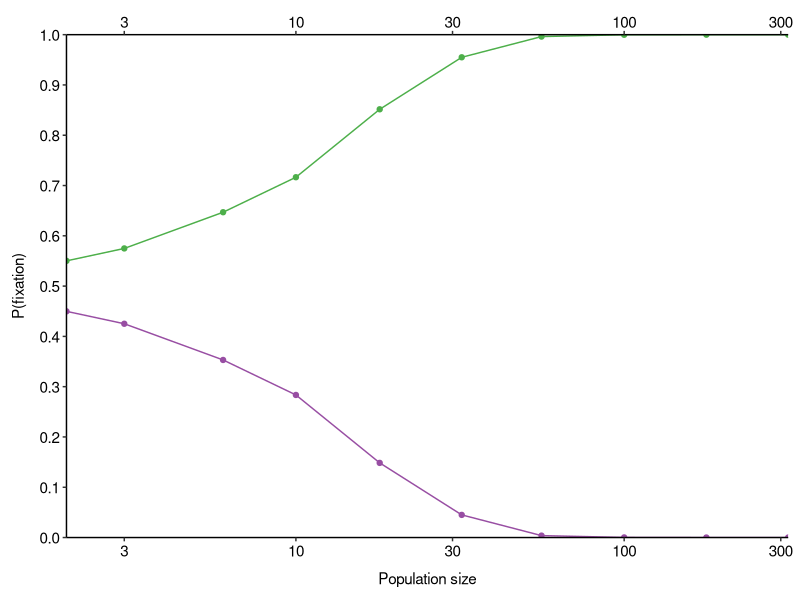

Here is the R script that generated this plot: (Note: this script raises an error after producing the figure.)
library(tidyverse)
library(cowplot)
library(RColorBrewer)
library(reshape2)

#==============================================================================
# SETUP
#==============================================================================

# Configure font settings
font <- "sans" # Main figure font
titlefont <- font # Font for axis titles etc. (if different)
fontsize_base <- 11 # Basic figure font size
fontscale_title <- 1 # Default axis-title scale relative to regular font
fontscale_main <- 1 # Default plot-title scale

# Define base theme
theme_base <-   theme(
  legend.position = "bottom",
  axis.text = element_text(size = fontsize_base, family = font, 
                           colour = "black"),
  axis.title.y = element_text(size = fontsize_base * fontscale_title,
                              family = titlefont, colour = "black",
                              margin = margin(r=3,unit="mm")),
  axis.title.x = element_text(size = fontsize_base * fontscale_title,
                              family = titlefont, colour = "black",
                              margin = margin(t=3,unit="mm")),
  legend.text = element_text(size = fontsize_base, 
                             family = font, colour = "black"),
  legend.title = element_text(size = fontsize_base,
                              family = font, colour = "black",
                              face = "bold", vjust=0.5, 
                              margin=margin(r=3, unit="mm")),
  plot.title = element_text(size = fontsize_base * fontscale_main,
                            family = titlefont, colour="black",
                            hjust = 0.5, vjust = 0.5,
                            margin = margin(b=5, unit="mm")),
  plot.margin = margin(t=0.3, l=0.3, r=0.3, b = 0.3, unit="cm"),
  strip.background = element_blank(),
  strip.text.x = element_text(size = fontsize_base * fontscale_title,
                              family = titlefont, colour = "black",
                              margin = margin(t = 3, b = 3, unit="mm")),
  strip.text.y = element_text(size = fontsize_base * fontscale_title,
                              family = titlefont, colour = "black",
                              margin = margin(l=3, r=3, unit="mm")),
  legend.justification = "center"
)

theme_blank <- theme_void() + 
  theme(legend.position = "none",
        #plot.margin = margin(t=0.3, l=0.6, r=0.6, b = 0.3, unit="cm")
        )
                                    

# Define parameters
capacity <- 10
rel_fitness <- 1
palette <- brewer.pal(6, "Set1")[c(3,4)]
start_prop <- 0.5

#==============================================================================
# AUXILIARY FUNCTIONS
#==============================================================================

# Run simulations and test fixation

run_trace <- function(cap = capacity, fit = rel_fitness, prop = start_prop){
  limit <- cap * 10
  prop_vec <- numeric(limit)
  prob_vec <- numeric(limit)
  prop_vec[1] <- prop
  prob_vec[1] <- prop * fit / ((fit - 1) * prop + 1)
  n <- 2
  while (! prop_vec[n-1] %in% c(0,1)){
    if (n < limit){
      prop_vec[n] <- rbinom(1, cap, prob_vec[n-1])/cap
      prob_vec[n] <- prop_vec[n] * fit / ((fit - 1) * prop_vec[n] + 1)
      n <- n + 1
    } else {
      prop_vec <- c(prop_vec, numeric(limit))
      prob_vec <- c(prob_vec, numeric(limit))
      limit <- limit * 2
    }
  }
  return(prop_vec[1:(n-1)])
}

test_fixation <- function(cap = capacity, fit = rel_fitness,
                          prop = start_prop){
  run_trace(cap, fit, prop) %>% tail(1) %>% as.logical
}

# Run multiple traces and get fixation statistics

count_winners <- function(nrep, cap = capacity, fit = fitness[2], 
                            sp = start_prop){
  sapply(seq(nrep), function(r) test_fixation(cap, fit, sp)) %>% mean
}

get_fix_rate <- function(nrep, caps, fit, sp){
  tibble(size = caps, p = sapply(caps, function(c) 
    count_winners(nrep, c, fit, sp)))
}

get_fix_rates_fixed <- function(nrep, caps, fit, n_indivs=1){
  # Get fix rates when starting from a fixed number of individuals
  tibble(size = caps, p = sapply(1:length(caps), function(n)
    count_winners(nrep, caps[n], fit, n_indivs/caps[n])))
}

# Make per-generation plots

get_plot_tab <- function(trace){
  tab_1 <- tibble(generation = 1:length(trace)-1, p = trace, allele = 1L)
  tab_0 <- tab_1 %>% mutate(p = 1-p, allele = 0L)
  tab <- bind_rows(tab_0, tab_1) %>% arrange(generation, allele) %>%
    mutate(allele = factor(allele, levels = c(0L, 1L)))
  return(tab)
}

make_stack_plot <- function(pop, pal = palette){
  ggplot(pop) +
    geom_col(aes(x=generation,y=p,fill=allele), position="fill",
             width = 1) +
    scale_x_continuous(name = "Generation") +
    scale_y_continuous(name = "Allele frequency (%)",
                       labels = function(y) y*100) +
    scale_fill_manual(values = pal) + 
    theme_minimal() + theme_base + theme(legend.position = "none")
}

#==============================================================================
# SLIGHTLY DELETERIOUS / ADVANTAGEOUS
#==============================================================================

nrep <- 1e4
caps <- round(10^seq(0,2.5,0.25))[-1]
delta <- 1.1

# Even start
fix_adv_even <- get_fix_rate(nrep, caps, delta, 0.5)
fix_adv_even_mod <- fix_adv_even %>%
  mutate(q = 1-p) %>% melt(id.var = "size", value.name = "p",
                           variable.name = "allele")

g_fix_even <- ggplot(fix_adv_even_mod, aes(x=size, y=p, colour=allele)) +
  geom_line() + geom_point() + 
  scale_colour_manual(values=palette) +
  scale_x_log10(name = "Population size", expand = c(0,0),
                sec.axis = dup_axis(name = NULL)) +
  scale_y_continuous(name = "P(fixation)", expand = c(0,0),
                     limits = c(0,1), breaks = seq(0,1,0.1)) +
  theme_classic() + theme_base + theme(legend.position = "none")
save_plot(filename = "content/images/coalescent-fix-even.png",
          plot = g_fix_even, base_width = 10, base_height = 8, units="cm",
          limitsize = FALSE)


# # 10% start
# fix_del_skew <- get_fix_rate(nrep, caps, 1/delta, 0.1)
# fix_adv_skew <- get_fix_rate(nrep, caps, delta, 0.1)
# 
# # Single individual
# fix_del_single <- get_fix_rates_fixed(nrep, caps, 1/delta)
# fix_adv_single <- get_fix_rates_fixed(nrep, caps, delta)